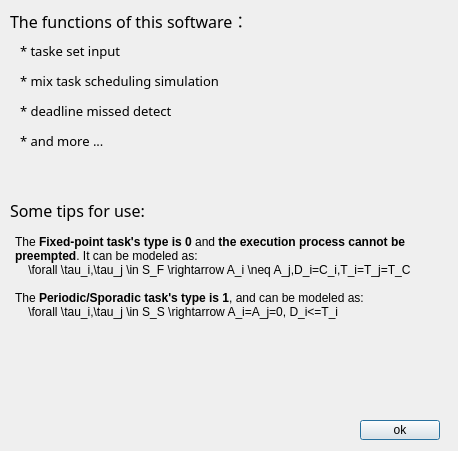
<?xml version="1.0" encoding="UTF-8"?>
<ui version="4.0">
 <class>DialogHelp</class>
 <widget class="QDialog" name="DialogHelp">
  <property name="geometry">
   <rect>
    <x>0</x>
    <y>0</y>
    <width>458</width>
    <height>451</height>
   </rect>
  </property>
  <property name="windowTitle">
   <string>help of software</string>
  </property>
  <property name="sizeGripEnabled">
   <bool>false</bool>
  </property>
  <property name="modal">
   <bool>true</bool>
  </property>
  <widget class="QPushButton" name="pushButton">
   <property name="geometry">
    <rect>
     <x>360</x>
     <y>420</y>
     <width>80</width>
     <height>20</height>
    </rect>
   </property>
   <property name="text">
    <string>ok</string>
   </property>
  </widget>
  <widget class="QLabel" name="label">
   <property name="geometry">
    <rect>
     <x>10</x>
     <y>10</y>
     <width>251</width>
     <height>21</height>
    </rect>
   </property>
   <property name="font">
    <font>
     <family>微软雅黑</family>
     <pointsize>12</pointsize>
    </font>
   </property>
   <property name="text">
    <string>The functions of this software：</string>
   </property>
  </widget>
  <widget class="QLabel" name="label_2">
   <property name="geometry">
    <rect>
     <x>20</x>
     <y>40</y>
     <width>121</width>
     <height>21</height>
    </rect>
   </property>
   <property name="font">
    <font>
     <family>微软雅黑</family>
     <pointsize>10</pointsize>
     <weight>50</weight>
     <bold>false</bold>
    </font>
   </property>
   <property name="text">
    <string>* taske set input</string>
   </property>
  </widget>
  <widget class="QLabel" name="label_4">
   <property name="geometry">
    <rect>
     <x>20</x>
     <y>70</y>
     <width>221</width>
     <height>21</height>
    </rect>
   </property>
   <property name="font">
    <font>
     <family>微软雅黑</family>
     <pointsize>10</pointsize>
     <weight>50</weight>
     <bold>false</bold>
    </font>
   </property>
   <property name="text">
    <string>* mix task scheduling simulation</string>
   </property>
  </widget>
  <widget class="QLabel" name="label_5">
   <property name="geometry">
    <rect>
     <x>20</x>
     <y>100</y>
     <width>171</width>
     <height>21</height>
    </rect>
   </property>
   <property name="font">
    <font>
     <family>微软雅黑</family>
     <pointsize>10</pointsize>
     <weight>50</weight>
     <bold>false</bold>
    </font>
   </property>
   <property name="text">
    <string>* deadline missed detect</string>
   </property>
  </widget>
  <widget class="QLabel" name="label_6">
   <property name="geometry">
    <rect>
     <x>20</x>
     <y>130</y>
     <width>171</width>
     <height>21</height>
    </rect>
   </property>
   <property name="font">
    <font>
     <family>微软雅黑</family>
     <pointsize>10</pointsize>
     <weight>50</weight>
     <bold>false</bold>
    </font>
   </property>
   <property name="text">
    <string>* and more ...</string>
   </property>
  </widget>
  <widget class="QLabel" name="label_3">
   <property name="geometry">
    <rect>
     <x>10</x>
     <y>200</y>
     <width>251</width>
     <height>21</height>
    </rect>
   </property>
   <property name="font">
    <font>
     <family>微软雅黑</family>
     <pointsize>12</pointsize>
    </font>
   </property>
   <property name="text">
    <string>Some tips for use:</string>
   </property>
  </widget>
  <widget class="QTextBrowser" name="textBrowser">
   <property name="geometry">
    <rect>
     <x>10</x>
     <y>230</y>
     <width>431</width>
     <height>161</height>
    </rect>
   </property>
   <property name="styleSheet">
    <string notr="true">background-color: rgba(255, 255, 255, 0);</string>
   </property>
   <property name="html">
    <string>&lt;!DOCTYPE HTML PUBLIC &quot;-//W3C//DTD HTML 4.0//EN&quot; &quot;http://www.w3.org/TR/REC-html40/strict.dtd&quot;&gt;
&lt;html&gt;&lt;head&gt;&lt;meta name=&quot;qrichtext&quot; content=&quot;1&quot; /&gt;&lt;style type=&quot;text/css&quot;&gt;
p, li { white-space: pre-wrap; }
&lt;/style&gt;&lt;/head&gt;&lt;body style=&quot; font-family:'SimSun'; font-size:9pt; font-weight:400; font-style:normal;&quot;&gt;
&lt;p style=&quot; margin-top:0px; margin-bottom:0px; margin-left:0px; margin-right:0px; -qt-block-indent:0; text-indent:0px;&quot;&gt;The &lt;span style=&quot; font-weight:600;&quot;&gt;Fixed-point task's type is 0&lt;/span&gt; and &lt;span style=&quot; font-weight:600;&quot;&gt;the execution process cannot be preempted&lt;/span&gt;. It can be modeled as:&lt;/p&gt;
&lt;p style=&quot; margin-top:0px; margin-bottom:0px; margin-left:0px; margin-right:0px; -qt-block-indent:0; text-indent:0px;&quot;&gt;    \forall \tau_i,\tau_j \in S_F \rightarrow A_i \neq A_j,D_i=C_i,T_i=T_j=T_C&lt;/p&gt;
&lt;p style=&quot;-qt-paragraph-type:empty; margin-top:0px; margin-bottom:0px; margin-left:0px; margin-right:0px; -qt-block-indent:0; text-indent:0px;&quot;&gt;&lt;br /&gt;&lt;/p&gt;
&lt;p style=&quot; margin-top:0px; margin-bottom:0px; margin-left:0px; margin-right:0px; -qt-block-indent:0; text-indent:0px;&quot;&gt;The &lt;span style=&quot; font-weight:600;&quot;&gt;Periodic/Sporadic task's type is 1&lt;/span&gt;, and can be modeled as:&lt;/p&gt;
&lt;p style=&quot; margin-top:0px; margin-bottom:0px; margin-left:0px; margin-right:0px; -qt-block-indent:0; text-indent:0px;&quot;&gt;    \forall \tau_i,\tau_j \in S_S \rightarrow A_i=A_j=0, D_i&amp;lt;=T_i&lt;/p&gt;&lt;/body&gt;&lt;/html&gt;</string>
   </property>
  </widget>
 </widget>
 <resources/>
 <connections/>
</ui>
